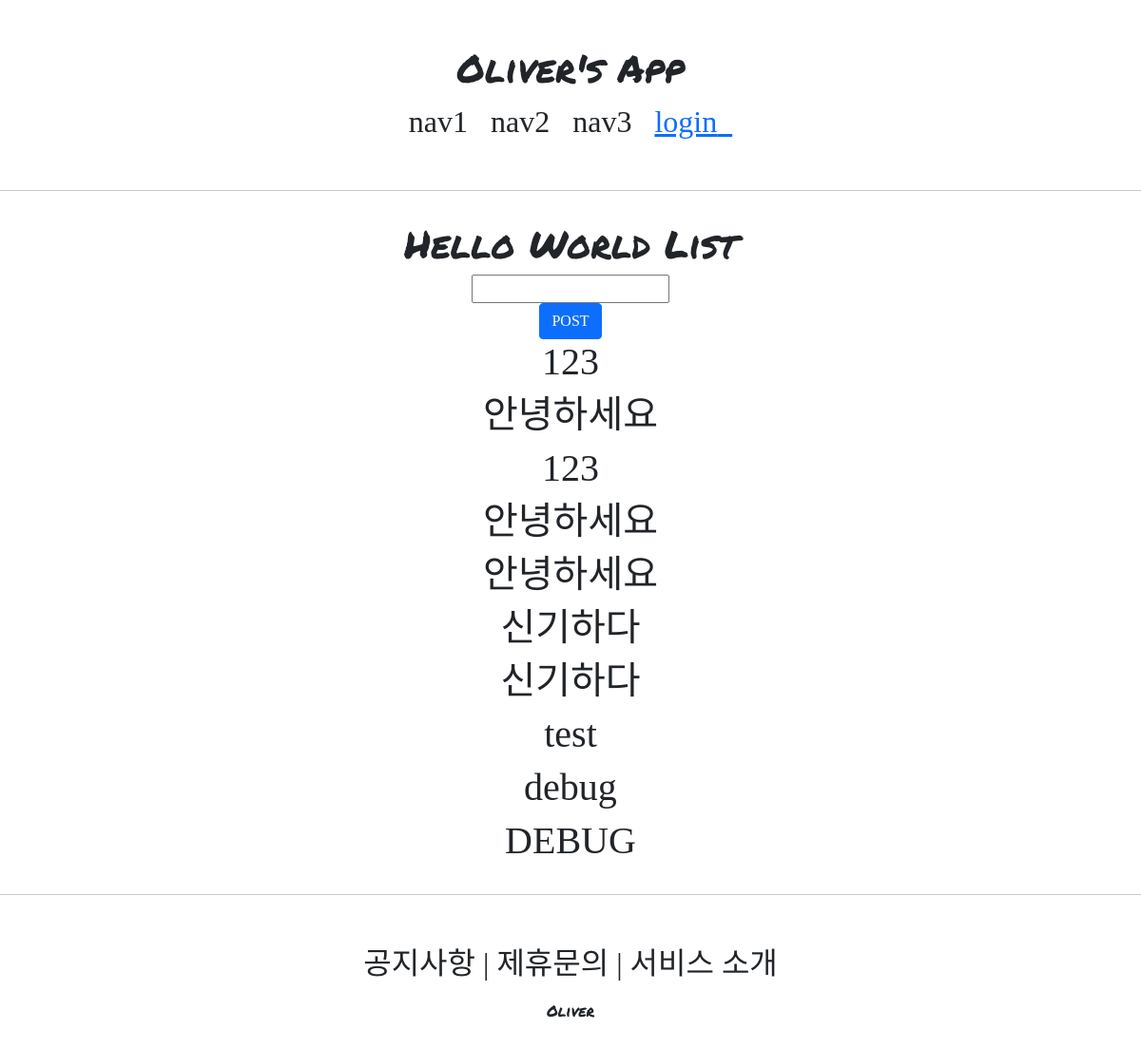
Page /account/hello_world/ on the committed database.
### accountapp/models.py (models this page shows)
class HelloWorld(models.Model):
    text = models.CharField(max_length=255, null=False)

### accountapp/views.py (the view)
# urls.py: path('hello_world/', hello_world, name='hello_world'),
def hello_world(request):
    if request.method == "POST":
        temp = request.POST.get('hello_world_input')
        new_hello_world = HelloWorld()
        new_hello_world.text = temp
        new_hello_world.save()
        hello_world_list = HelloWorld.objects.all()
        return HttpResponseRedirect(reverse('accountapp:hello_world'))
    else:
        hello_world_list = HelloWorld.objects.all()
        return render(request, 'accountapp/hello_world.html', context={'hello_world_list': hello_world_list})

### accountapp/templates/accountapp/hello_world.html (shortened to what this page needs)
{% extends 'base.html' %}
{% block content %}
<div style="border-radius: 1rem; margin: 2rem; text-align: center">
    <h1 style="font-family: 'Permanent Marker', cursive;">
        Hello World List
    </h1>
    <form action="/account/hello_world/" method="post">
        <div>
            <input type="text" name="hello_world_input">
        </div>
        <div>
            <input type="submit" class="btn btn-primary" value="POST">
        </div>
    </form>
    {% if hello_world_list %}
        {% for hello_world in hello_world_list %}
        <h1>
            {{ hello_world.text }}
        </h1>
        {% endfor %}
    {% endif %}
</div>
{% endblock %}

### rows in the picture
HelloWorld: text "123"
HelloWorld: text "안녕하세요"
HelloWorld: text "123"
HelloWorld: text "안녕하세요"
HelloWorld: text "안녕하세요"
HelloWorld: text "신기하다"
HelloWorld: text "신기하다"
HelloWorld: text "test"
HelloWorld: text "debug"
HelloWorld: text "DEBUG"
